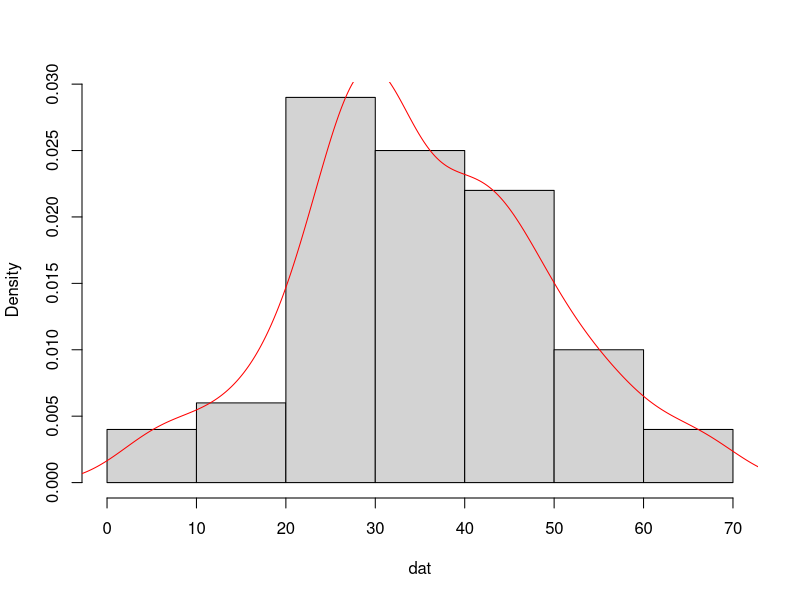
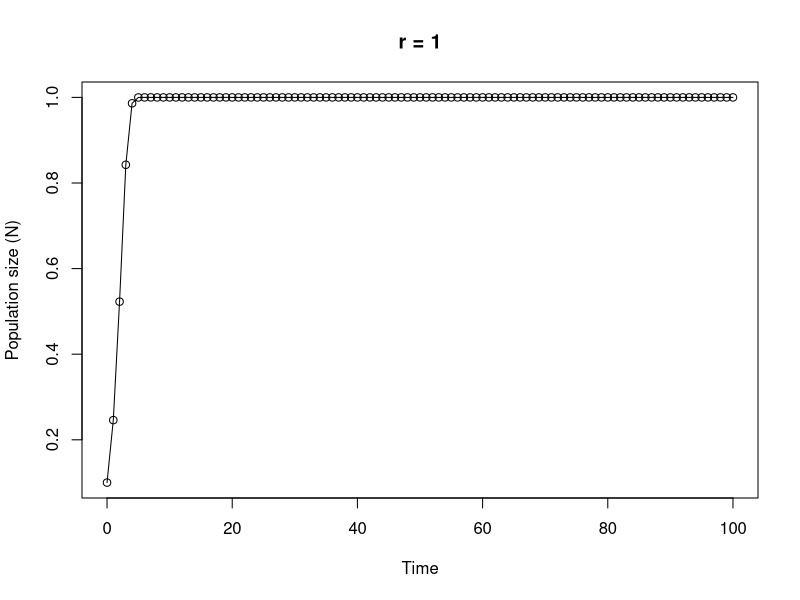

The R script that drew these images, in order:
## ---- chunk 1
knitr::opts_chunk$set(echo=TRUE, message = FALSE, warning = FALSE, eval = FALSE, cache = FALSE)
SOLUTIONS <- FALSE
## ---- chunk 2

# area of a circle
# the equation to calculate the area of a circle is pi * radius^2

circle.area <- function(d){ 
	pi * (d/2)^2
}

# to use your new function

circle.area(10)
# [1] 78.53982

# to test on a vector of diameters
# first create a vector with diameters ranging from 0 to 50 in steps of 10

cir.diam <- seq(from = 0, to = 50, by = 10)

# test your function

circle.area(cir.diam)
# [1]    0.00000   78.53982  314.15927  706.85835 1256.63706 1963.49541
## ---- chunk 3

far.cent <- function(a){
	val <- (a-32)*5/9
	print(paste("Fahrenheit: ", round(a, digits = 3), "oF",sep = " "), quote = FALSE)# round 3dp
	print(paste("Centigrade: ", round(val, digits = 3), "oC", sep = " "), quote = FALSE)# round 3dp
}

# alternative Fahrenheit to centigrade using cat function

far.cent2 <- function(a){
	val <- (a - 32) * 5/9	#calculation
	cat("Fahrenheit: ", round(a, digits = 3), "oF", "\n")   # use cat function
	cat("Centigrade: ", round(val, digits = 3), "oC", "\n")   
}
## ---- chunk 4

# Create a vector of normally distributed data
# length 100, mean 35 and standard deviation of 29

vals <- rnorm(100, 35, 15)	# create some norm dist data mean 35, sd = 15

summary.fun <- function(dat){
	mymean <- round(mean(dat), digits = 4)      	# calc mean
	mymedian <- round(median(dat), digits = 4)    # calc median
	mymin <- round(min(dat), digits = 4)          # calc min
	mymax <- round(max(dat), digits = 4)          # calc max
	print(paste("mean:", mymean, sep = " "), quote = FALSE)     # print mean
	print(paste("median:", mymedian, sep = " "), quote = FALSE)     # print median
	print(paste("range:", "from:", mymin, "to", mymax, sep = " "), quote = FALSE) 
	dens <- density(dat)                          # estimate density curve
	hist(dat, main = "",type = "l",freq = FALSE)  # plot histogram
	lines(dens, lty = 1, col = "red")             # plot density curve
}

# use the function
summary.fun(vals)
## ---- chunk 5

# calculate a median

ourmedian <- function(x){
	n <- length(x)
	if (n %% 2 == 1)      # odd numbers
	  sort(x)[(n + 1)/2]  # find the middle number by adding 1 to length and div 2
	else {                # even numbers
	  middletwo <- sort(x)[(n/2) + 0:1]   #find the two middle numbers
	  mean(middletwo)
	  }
}

# use the function
mydat <- sample(1:50, size = 10, replace = TRUE )

# our function
ourmedian(mydat)

# R median function
median(mydat)
## ---- chunk 6

# function to simulate Ricker model

Ricker.model <- function(nzero, r, time, K=1){     # sets initial parameters
  N <- numeric(time + 1)    # creates a real vector of length time+1 to store values of Nt+1
  N[1] <- nzero             # sets initial population size in first element of N
  for (i in 1:time) {				# loops over time
      N[i+1] <- N[i]*exp(r*(1 - N[i]/K))    
  }
  Time <- 0:time   					 # creates vector for x axis
  plot(Time, N, type = "o", xlim = c(0, time), xlab = "Time", ylab = "Population size (N)", main = paste("r =", r, sep=" "))   # plots     output
}

# To run
# play around with the different parameters, especially r
Ricker.model(nzero=0.1,r=1,time=100)
